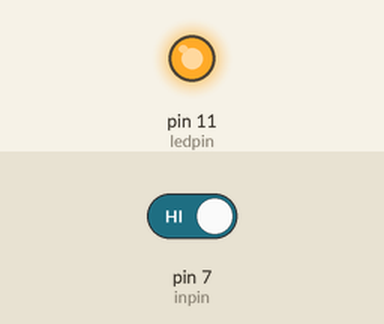
Recording of a sketch running on a simulated Arduino Uno, built with avr-gcc and run on an emulated ATmega328P. On the bench: output pins drawn as LEDs (lit = HIGH). Inputs (shaded band) come from the test bench; at power-on: pin 7 (inpin) HIGH.

Above: at 1.2 s.
1.3 s: pin 7 (inpin) driven LOW
At 1.7 s:
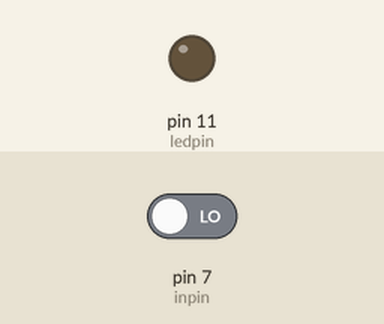
2.8 s: pin 7 (inpin) driven HIGH
At 4.0 s:
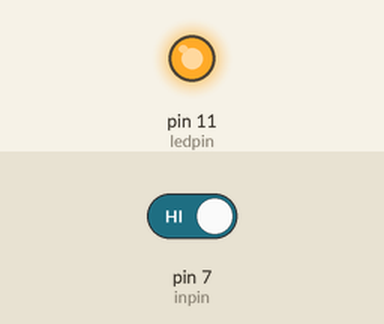
Timing chart, 0 to 5.8 s (numbered marks = the images above; inputs shaded):
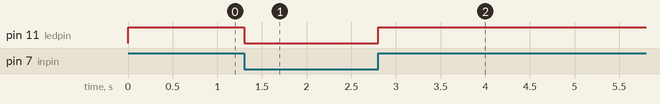

The sketch:

buttpom_control.ino
```cpp
int inpin=7;
int ledpin=11;
int val;


void setup() {
  // put your setup code here, to run once:

pinMode(ledpin,OUTPUT);
pinMode(inpin,INPUT);
}

void loop() {
  // put your main code here, to run repeatedly:
  val=digitalRead(inpin);
  if(val==LOW){
    digitalWrite(ledpin,LOW);
  }
  else{
    digitalWrite(ledpin,HIGH);
    }
  }
```

Measured:
- after the input at 1.3 s, pin 11 (ledpin): HIGH → LOW at once
- after the input at 2.8 s, pin 11 (ledpin): LOW → HIGH at once
